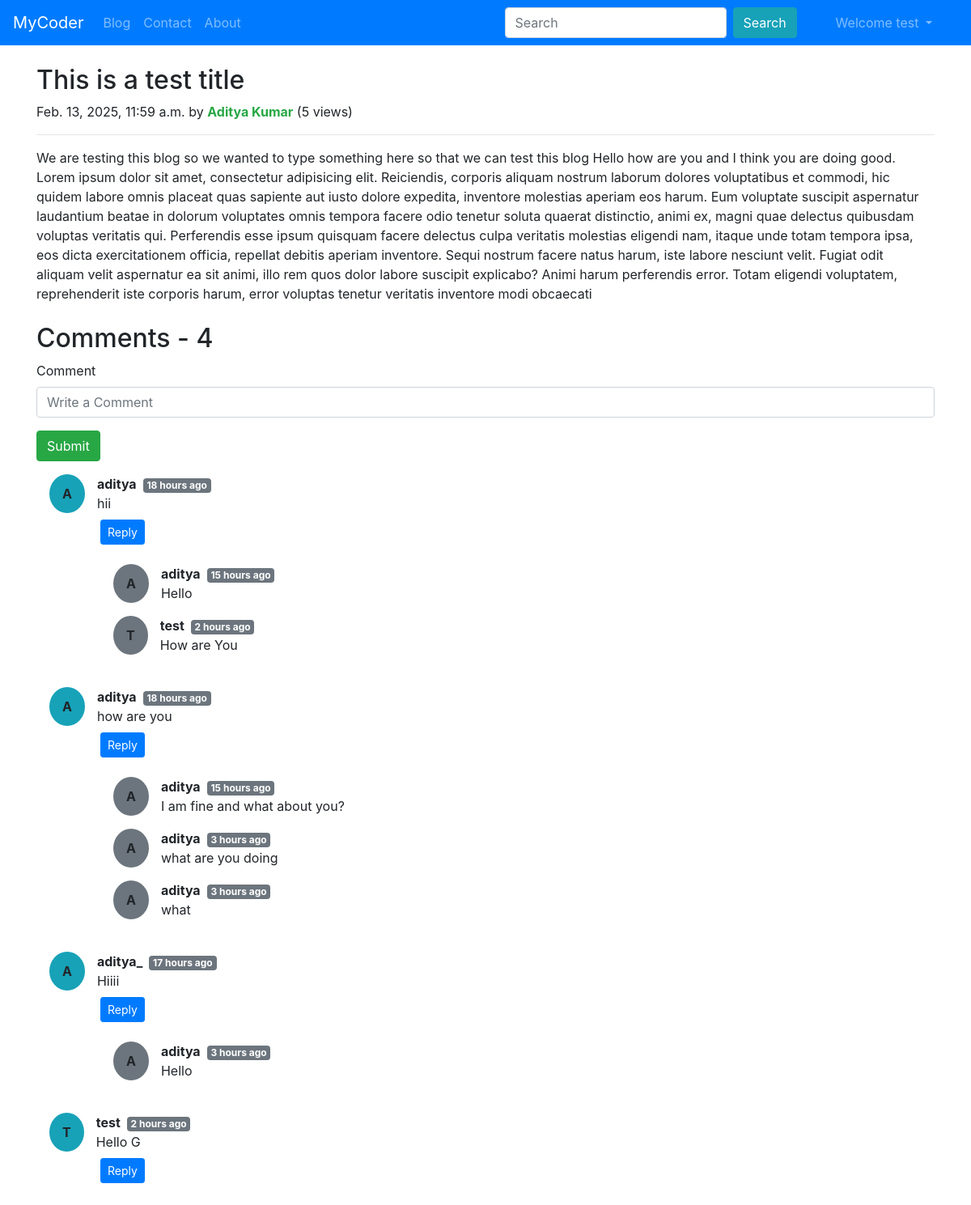
Screenshot of /blog/dummy-post (signed in) with the database file from the repository.
### blog/models.py (models this page shows, shortened)
class Post(models.Model):
    sno = models.AutoField(primary_key=True)
    title = models.CharField(max_length=50)
    content = models.TextField(max_length=100000)
    views = models.IntegerField(default=0)
    author = models.CharField(max_length=30)
    slug = models.CharField(max_length=30)
    timeStamp = models.DateTimeField(blank=True)

class BlogComment(models.Model):
    sno = models.AutoField(primary_key=True)
    comment = models.TextField()
    user = models.ForeignKey(User, on_delete=models.CASCADE)
    post = models.ForeignKey(Post, on_delete=models.CASCADE) # if post is deleted then also delete the comments
    parent = models.ForeignKey('self', on_delete=models.CASCADE, null=True)
    timeStamp = models.DateTimeField(default=now)

### blog/views.py (the view)
# urls.py: path('<str:slug>', views.blogPost, name='Blog Post'),
def blogPost(request, slug):
    post = Post.objects.get(slug=slug)
    post.views = post.views + 1
    post.save()
    comments = BlogComment.objects.filter(post=post, parent=None)
    replies = BlogComment.objects.filter(post=post).exclude(parent=None)
    repDict = {}
    for reply in replies:
        if reply.parent.sno not in repDict.keys():
            repDict[reply.parent.sno] = [reply]
        else:
            repDict[reply.parent.sno].append(reply)
    context = {'post': post, 'comments': comments, 'user': request.user, 'replyDict': repDict}
    return render(request, 'blog/blogPost.html', context)

### blog/templatetags/extras.py (called while the page is built)
@register.filter(name='get_val')
def get_val(dict, key):
    return dict.get(key)

### templates/blog/blogPost.html (shortened to what this page needs)
{% extends "base.html" %}
{% block body %}
    {% load humanize %}
    {% load extras %}
    <div class="container my-4">
        <div class="blog-post">
            <h2 class="blog-post-title">{{post.title}}</h2>
            <p class="blog-post-meta">{{post.timeStamp}} by <strong class="text-success">{{post.author}}</strong><span> ({{post.views}} views)</span></p>
            <hr>
            <p>{{post.content}}</p>
        </div>
    </div>
    <div class="container">
        <h2>Comments - {{comments.count}}</h2>
        <div class="my-2">
            {% if not user.is_authenticated %}
                <div class="alert alert-warning alert-dismissible fade show" role="alert">
                    <strong>Please login to Post a Comment</strong>
                    <button type="button" class="close" data-dismiss="alert" aria-label="Close">
                      <span aria-hidden="true">&times;</span>
                    </button>
                </div>
            {% else %}
                <form action="/blog/postComment" method="post">{% csrf_token %}
                    <div class="mb-3 form-group">
                        <label for="comment" class="form-label">Comment</label>
                        <input type="text" name="comment" class="form-control" id="comment" placeholder="Write a Comment" required>
                    </div>
                    <button type="submit" class="btn btn-success">Submit</button>
                </form>
            {% endif %}
        </div>
        {% for comment in comments %}
        <div class="m-3 row">
            <div class="bg-info d-flex justify-content-center align-items-center rounded-circle p-1 px-3"><b>{{comment.user.username|slice:"0:1"|upper}}</b></div>
            <div class="col-md-11 ">
                <b>{{comment.user.username}}</b><span class="badge badge-secondary ml-2">{{comment.timeStamp|naturaltime}}</span>
                <div>{{comment.comment}}</div>
            </div>
            <div class="reply mx-5 my-2 col-md-11">
                {% if user.is_authenticated %}
                    <button class="btn btn-primary btn-sm mb-2" type="button" data-toggle="collapse" data-target="#replyBox{{comment.sno}}" aria-expanded="false" aria-controls="replyBox{{comment.sno}}">
                        Reply
                    </button>
                {% endif %}
                <div class="replies">
                    {% for reply in replyDict|get_val:comment.sno %}
                    <div class="row m-3">
                        <div class="bg-secondary d-flex justify-content-center align-items-center rounded-circle p-1 px-3"><b>{{reply.user.username|slice:"0:1"|upper}}</b></div>
                    <div class="col-md-11">
                        <b>{{reply.user.username}}</b><span class="badge badge-secondary ml-2">{{reply.timeStamp|naturaltime}}</span>
                        <div>{{reply.comment}}</div>
                    </div>
                    </div>
                    {% endfor %}
                </div>
            </div>
        </div>
        {% endfor %}
    </div>
{% endblock body %}

### templates/base.html (shortened to what this page needs)
<!DOCTYPE html>
<html lang="en">
  <head>
    <link rel="stylesheet" href="https://cdn.jsdelivr.net/npm/bootstrap@4.6.2/dist/css/bootstrap.min.css">
  </head>
  <nav class="navbar navbar-expand-lg navbar-dark bg-primary">
    <a class="navbar-brand" href="/">MyCoder</a>
    <div class="collapse navbar-collapse" id="navbarSupportedContent">
      <ul class="navbar-nav mr-auto">
        <li class="nav-item">
          <a class="nav-link {% block blog %}{% endblock blog %}" href="/blog">Blog</a>
        </li>
        <li class="nav-item">
          <a class="nav-link {% block contact %}{% endblock contact %}" href="/contact">Contact</a>
        </li>
        <li class="nav-item">
          <a class="nav-link {% block about %}{% endblock about %}" href="/about">About</a>
        </li>
      </ul>
      <form class="form-inline my-2 my-lg-0 mx-3" action="/search">
        <input class="form-control mr-sm-2" type="search" name='search' id="search" placeholder="Search" aria-label="Search">
        <button class="btn btn-info my-2 my-sm-0" type="submit">Search</button>
      </form>
      {% if not user.is_authenticated %}
        <button type="button" class="btn btn-info mx-2" data-toggle="modal" data-target="#loginModal">
          Login
        </button>
        <button type="button" class="btn btn-info" data-toggle="modal" data-target="#signupModal">
          Signup
        </button>
      {% else %}
        <ul class="navbar-nav mx-4">
          <li class="nav-item dropdown">
            <a class="nav-link dropdown-toggle" href="#" role="button" data-toggle="dropdown" aria-expanded="false">
              Welcome {{request.user}}
            </a>
          </li>
        </ul>
      {% endif %}
    </div>
  </nav>
  {% block body %}{% endblock body %}
</html>

### rows the page displays
Post: title "This is a test title", timeStamp "Feb. 13, 2025, 11:59 a.m.", author "Aditya Kumar", views "5", content "We are testing this blog so we wanted to type something here so that we can test this blog Hello how are you and I think you are doing good. Lorem ipsum dolor sit amet, consectetur adipisicing elit. Reiciendis, corporis aliquam nostrum laborum dolores voluptatibus et commodi, hic quidem labore omnis placeat quas sapiente aut iusto dolore expedita, inventore molestias aperiam eos harum. Eum voluptate suscipit aspernatur laudantium beatae in dolorum voluptates omnis tempora facere odio tenetur soluta quaerat distinctio, animi ex, magni quae delectus quibusdam voluptas veritatis qui. Perferendis esse ipsum quisquam facere delectus culpa veritatis molestias eligendi nam, itaque unde totam…"
BlogComment: user.username "A", user.username "aditya", timeStamp "18 hours ago", comment "hii"
BlogComment: user.username "A", user.username "aditya", timeStamp "15 hours ago", comment "Hello"
BlogComment: user.username "T", user.username "test", timeStamp "2 hours ago", comment "How are You"
BlogComment: user.username "A", user.username "aditya", timeStamp "18 hours ago", comment "how are you"
BlogComment: user.username "A", user.username "aditya", timeStamp "15 hours ago", comment "I am fine and what about you?"
BlogComment: user.username "A", user.username "aditya", timeStamp "3 hours ago", comment "what are you doing"
BlogComment: user.username "A", user.username "aditya", timeStamp "3 hours ago", comment "what"
BlogComment: user.username "A", user.username "aditya_", timeStamp "17 hours ago", comment "Hiiii"
BlogComment: user.username "A", user.username "aditya", timeStamp "3 hours ago", comment "Hello"
BlogComment: user.username "T", user.username "test", timeStamp "2 hours ago", comment "Hello G"

### other values shown
{{ request.user }} "test"
{{ comments.count }} "4"
